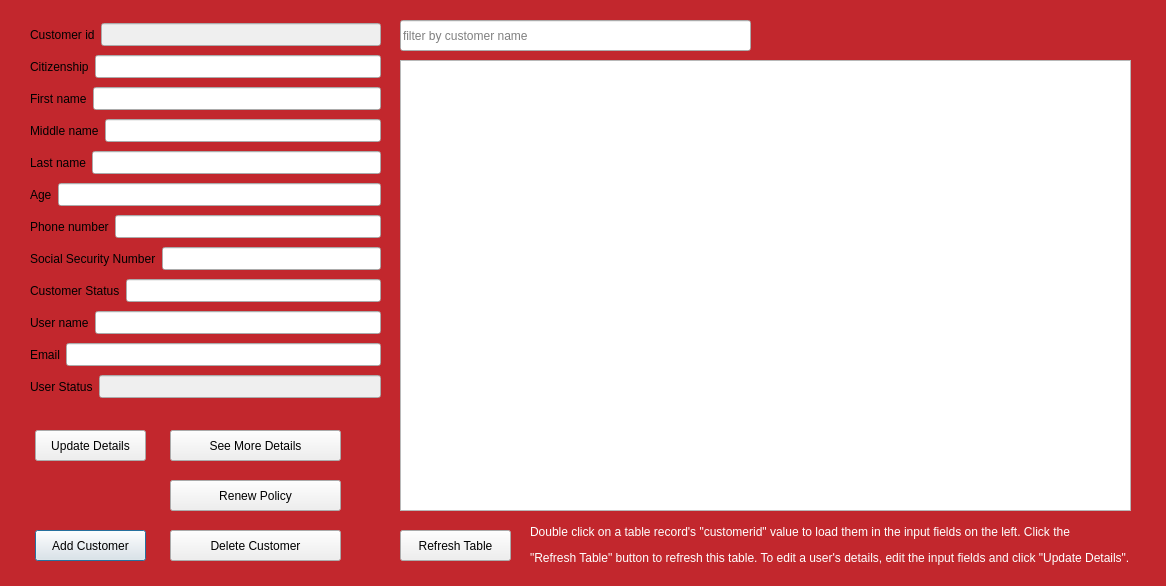
<?xml version="1.0" encoding="UTF-8"?>
<ui version="4.0">
 <class>EditCustomerForm</class>
 <widget class="QDialog" name="EditCustomerForm">
  <property name="geometry">
   <rect>
    <x>0</x>
    <y>0</y>
    <width>1166</width>
    <height>586</height>
   </rect>
  </property>
  <property name="minimumSize">
   <size>
    <width>1166</width>
    <height>586</height>
   </size>
  </property>
  <property name="maximumSize">
   <size>
    <width>1166</width>
    <height>586</height>
   </size>
  </property>
  <property name="windowTitle">
   <string>Edit/Delete Customer</string>
  </property>
  <property name="styleSheet">
   <string notr="true">#EditCustomerForm{
	background-color:  #C2272D;
}</string>
  </property>
  <widget class="QPushButton" name="addCustomerButton">
   <property name="geometry">
    <rect>
     <x>35</x>
     <y>530</y>
     <width>111</width>
     <height>31</height>
    </rect>
   </property>
   <property name="text">
    <string>Add Customer</string>
   </property>
  </widget>
  <widget class="QLabel" name="instructionLabel">
   <property name="enabled">
    <bool>true</bool>
   </property>
   <property name="geometry">
    <rect>
     <x>530</x>
     <y>520</y>
     <width>601</width>
     <height>51</height>
    </rect>
   </property>
   <property name="styleSheet">
    <string notr="true">color:white;</string>
   </property>
   <property name="text">
    <string>&lt;html&gt;&lt;head/&gt;&lt;body&gt;&lt;p&gt;Double click on a table record's &amp;quot;customerid&amp;quot; value to load them in the input fields on the left. Click the &lt;/p&gt;&lt;p&gt;&amp;quot;Refresh Table&amp;quot; button to refresh this table. To edit a user's details, edit the input fields and click &amp;quot;Update Details&amp;quot;.&lt;/p&gt;&lt;/body&gt;&lt;/html&gt;</string>
   </property>
  </widget>
  <widget class="QTableView" name="tableView">
   <property name="geometry">
    <rect>
     <x>400</x>
     <y>60</y>
     <width>731</width>
     <height>451</height>
    </rect>
   </property>
  </widget>
  <widget class="QPushButton" name="refreshTableButton">
   <property name="geometry">
    <rect>
     <x>400</x>
     <y>530</y>
     <width>111</width>
     <height>31</height>
    </rect>
   </property>
   <property name="text">
    <string>Refresh Table</string>
   </property>
  </widget>
  <widget class="QPushButton" name="deleteCustomerButton">
   <property name="geometry">
    <rect>
     <x>170</x>
     <y>530</y>
     <width>171</width>
     <height>31</height>
    </rect>
   </property>
   <property name="text">
    <string>Delete Customer</string>
   </property>
  </widget>
  <widget class="QPushButton" name="updateDetailsButton">
   <property name="geometry">
    <rect>
     <x>35</x>
     <y>430</y>
     <width>111</width>
     <height>31</height>
    </rect>
   </property>
   <property name="text">
    <string>Update Details</string>
   </property>
  </widget>
  <widget class="QPushButton" name="seeMoreDetailsButton">
   <property name="geometry">
    <rect>
     <x>170</x>
     <y>430</y>
     <width>171</width>
     <height>31</height>
    </rect>
   </property>
   <property name="text">
    <string>See More Details</string>
   </property>
  </widget>
  <widget class="QLineEdit" name="searchText">
   <property name="geometry">
    <rect>
     <x>400</x>
     <y>20</y>
     <width>351</width>
     <height>31</height>
    </rect>
   </property>
   <property name="placeholderText">
    <string>filter by customer name</string>
   </property>
  </widget>
  <widget class="QPushButton" name="renewPolicyButton">
   <property name="geometry">
    <rect>
     <x>170</x>
     <y>480</y>
     <width>171</width>
     <height>31</height>
    </rect>
   </property>
   <property name="text">
    <string>Renew Policy</string>
   </property>
  </widget>
  <widget class="QWidget" name="layoutWidget">
   <property name="geometry">
    <rect>
     <x>30</x>
     <y>20</y>
     <width>351</width>
     <height>391</height>
    </rect>
   </property>
   <layout class="QVBoxLayout" name="verticalLayout">
    <item>
     <layout class="QHBoxLayout" name="horizontalLayout">
      <item>
       <widget class="QLabel" name="label_1">
        <property name="text">
         <string>Customer id</string>
        </property>
       </widget>
      </item>
      <item>
       <widget class="QLineEdit" name="customerid">
        <property name="enabled">
         <bool>false</bool>
        </property>
        <property name="font">
         <font>
          <pointsize>10</pointsize>
         </font>
        </property>
       </widget>
      </item>
     </layout>
    </item>
    <item>
     <layout class="QHBoxLayout" name="horizontalLayout_2">
      <item>
       <widget class="QLabel" name="label_2">
        <property name="text">
         <string>Citizenship</string>
        </property>
       </widget>
      </item>
      <item>
       <widget class="QLineEdit" name="citizenship">
        <property name="enabled">
         <bool>true</bool>
        </property>
        <property name="font">
         <font>
          <pointsize>10</pointsize>
         </font>
        </property>
       </widget>
      </item>
     </layout>
    </item>
    <item>
     <layout class="QHBoxLayout" name="horizontalLayout_3">
      <item>
       <widget class="QLabel" name="label_3">
        <property name="text">
         <string>First name</string>
        </property>
       </widget>
      </item>
      <item>
       <widget class="QLineEdit" name="firstname">
        <property name="enabled">
         <bool>true</bool>
        </property>
        <property name="font">
         <font>
          <pointsize>10</pointsize>
         </font>
        </property>
       </widget>
      </item>
     </layout>
    </item>
    <item>
     <layout class="QHBoxLayout" name="horizontalLayout_4">
      <item>
       <widget class="QLabel" name="label_4">
        <property name="text">
         <string>Middle name</string>
        </property>
       </widget>
      </item>
      <item>
       <widget class="QLineEdit" name="middlename">
        <property name="enabled">
         <bool>true</bool>
        </property>
        <property name="font">
         <font>
          <pointsize>10</pointsize>
         </font>
        </property>
       </widget>
      </item>
     </layout>
    </item>
    <item>
     <layout class="QHBoxLayout" name="horizontalLayout_14">
      <item>
       <widget class="QLabel" name="label_14">
        <property name="text">
         <string>Last name</string>
        </property>
       </widget>
      </item>
      <item>
       <widget class="QLineEdit" name="lastname">
        <property name="enabled">
         <bool>true</bool>
        </property>
        <property name="font">
         <font>
          <pointsize>10</pointsize>
         </font>
        </property>
        <property name="text">
         <string/>
        </property>
       </widget>
      </item>
     </layout>
    </item>
    <item>
     <layout class="QHBoxLayout" name="horizontalLayout_5">
      <item>
       <widget class="QLabel" name="label_5">
        <property name="text">
         <string>Age</string>
        </property>
       </widget>
      </item>
      <item>
       <widget class="QLineEdit" name="age">
        <property name="enabled">
         <bool>true</bool>
        </property>
        <property name="font">
         <font>
          <pointsize>10</pointsize>
         </font>
        </property>
       </widget>
      </item>
     </layout>
    </item>
    <item>
     <layout class="QHBoxLayout" name="horizontalLayout_6">
      <item>
       <widget class="QLabel" name="label_6">
        <property name="text">
         <string>Phone number</string>
        </property>
       </widget>
      </item>
      <item>
       <widget class="QLineEdit" name="phonenumber">
        <property name="enabled">
         <bool>true</bool>
        </property>
        <property name="font">
         <font>
          <pointsize>10</pointsize>
         </font>
        </property>
       </widget>
      </item>
     </layout>
    </item>
    <item>
     <layout class="QHBoxLayout" name="horizontalLayout_7">
      <item>
       <widget class="QLabel" name="label_7">
        <property name="text">
         <string>Social Security Number</string>
        </property>
       </widget>
      </item>
      <item>
       <widget class="QLineEdit" name="socialsecuritynumber">
        <property name="enabled">
         <bool>true</bool>
        </property>
        <property name="font">
         <font>
          <pointsize>10</pointsize>
         </font>
        </property>
       </widget>
      </item>
     </layout>
    </item>
    <item>
     <layout class="QHBoxLayout" name="horizontalLayout_13">
      <item>
       <widget class="QLabel" name="label_13">
        <property name="text">
         <string>Customer Status</string>
        </property>
       </widget>
      </item>
      <item>
       <widget class="QLineEdit" name="customerstatus">
        <property name="enabled">
         <bool>true</bool>
        </property>
        <property name="font">
         <font>
          <pointsize>10</pointsize>
         </font>
        </property>
       </widget>
      </item>
     </layout>
    </item>
    <item>
     <layout class="QHBoxLayout" name="horizontalLayout_15">
      <item>
       <widget class="QLabel" name="label_15">
        <property name="text">
         <string>User name</string>
        </property>
       </widget>
      </item>
      <item>
       <widget class="QLineEdit" name="username">
        <property name="enabled">
         <bool>true</bool>
        </property>
        <property name="font">
         <font>
          <pointsize>10</pointsize>
         </font>
        </property>
       </widget>
      </item>
     </layout>
    </item>
    <item>
     <layout class="QHBoxLayout" name="horizontalLayout_8">
      <item>
       <widget class="QLabel" name="label_8">
        <property name="text">
         <string>Email</string>
        </property>
       </widget>
      </item>
      <item>
       <widget class="QLineEdit" name="email">
        <property name="enabled">
         <bool>true</bool>
        </property>
        <property name="font">
         <font>
          <pointsize>10</pointsize>
         </font>
        </property>
       </widget>
      </item>
     </layout>
    </item>
    <item>
     <layout class="QHBoxLayout" name="horizontalLayout_10">
      <item>
       <widget class="QLabel" name="label_12">
        <property name="text">
         <string>User Status</string>
        </property>
       </widget>
      </item>
      <item>
       <widget class="QLineEdit" name="userstatus">
        <property name="enabled">
         <bool>false</bool>
        </property>
        <property name="font">
         <font>
          <pointsize>10</pointsize>
         </font>
        </property>
       </widget>
      </item>
     </layout>
    </item>
   </layout>
  </widget>
 </widget>
 <resources/>
 <connections/>
</ui>
